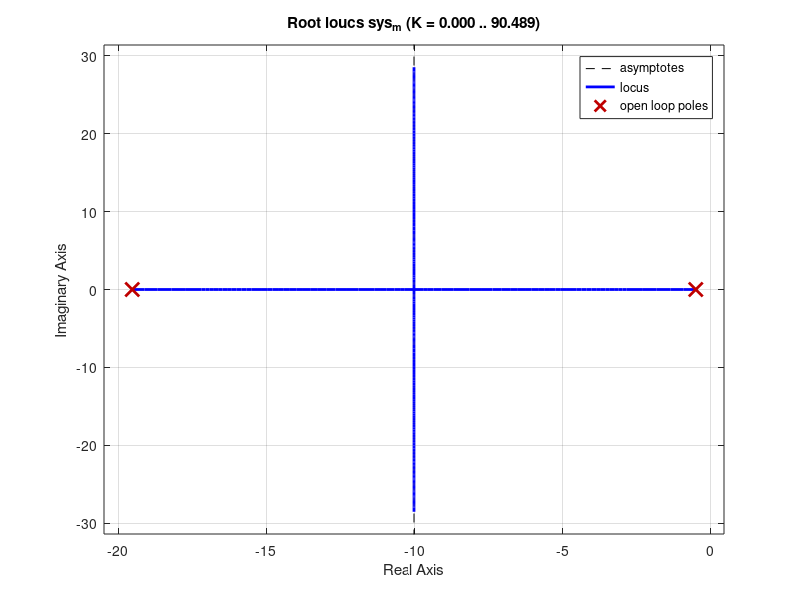

Source code (MATLAB):
% project Adaptive control course fall_2023
% fatemeh moghadasian 401129050
% Article:MRAC with SMC Applied to Lateral Control of a Fixed-Wing MAV
clc;clear all;close all;
% parameter
rho=1.05; %air density (kg/m^3)
s=0.09; %wing aera (m^2)
b=0.914; %wing span (m)
c=0.01; %middle chord line (m)
I_xx=0.16; %roll angle moment of inertia
c_lp=-0.15; %dimensionless coefficient for roll angle
c_ldeltaa=0.005; %dimensionless coefficient for ailerons movement
v=16; %velocity (m/s)
L_p=((rho*s*v*b^2)/4*I_xx)*c_lp;
L_deltaa=((rho*s*v^2*b)/2*I_xx)*c_ldeltaa;
%model refrence parameter
zeta=3.17;
omega=3.16;
num=[omega^2];
den=[1 2*zeta*omega omega^2];
sys_m=tf(num,den)
figure;
rlocus(sys_m);